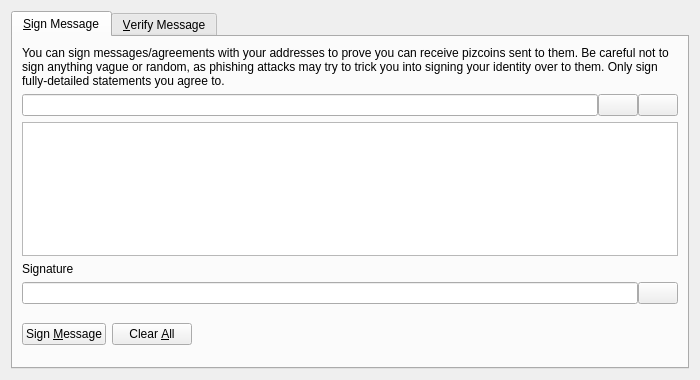
<?xml version="1.0" encoding="UTF-8"?>
<ui version="4.0">
 <class>SignVerifyMessageDialog</class>
 <widget class="QDialog" name="SignVerifyMessageDialog">
  <property name="geometry">
   <rect>
    <x>0</x>
    <y>0</y>
    <width>700</width>
    <height>380</height>
   </rect>
  </property>
  <property name="windowTitle">
   <string>Signatures - Sign / Verify a Message</string>
  </property>
  <property name="modal">
   <bool>true</bool>
  </property>
  <layout class="QVBoxLayout" name="verticalLayout">
   <item>
    <widget class="QTabWidget" name="tabWidget">
     <property name="currentIndex">
      <number>0</number>
     </property>
     <widget class="QWidget" name="tabSignMessage">
      <attribute name="title">
       <string>&amp;Sign Message</string>
      </attribute>
      <layout class="QVBoxLayout" name="verticalLayout_SM">
       <item>
        <widget class="QLabel" name="infoLabel_SM">
         <property name="text">
          <string>You can sign messages/agreements with your addresses to prove you can receive pizcoins sent to them. Be careful not to sign anything vague or random, as phishing attacks may try to trick you into signing your identity over to them. Only sign fully-detailed statements you agree to.</string>
         </property>
         <property name="textFormat">
          <enum>Qt::PlainText</enum>
         </property>
         <property name="wordWrap">
          <bool>true</bool>
         </property>
        </widget>
       </item>
       <item>
        <layout class="QHBoxLayout" name="horizontalLayout_1_SM">
         <property name="spacing">
          <number>0</number>
         </property>
         <item>
          <widget class="QValidatedLineEdit" name="addressIn_SM">
           <property name="toolTip">
            <string>The Pizcoin address to sign the message with</string>
           </property>
          </widget>
         </item>
         <item>
          <widget class="QPushButton" name="addressBookButton_SM">
           <property name="toolTip">
            <string>Choose previously used address</string>
           </property>
           <property name="text">
            <string/>
           </property>
           <property name="icon">
            <iconset resource="../pizcoin.qrc">
             <normaloff>:/icons/address-book</normaloff>:/icons/address-book</iconset>
           </property>
           <property name="shortcut">
            <string>Alt+A</string>
           </property>
           <property name="autoDefault">
            <bool>false</bool>
           </property>
          </widget>
         </item>
         <item>
          <widget class="QPushButton" name="pasteButton_SM">
           <property name="toolTip">
            <string>Paste address from clipboard</string>
           </property>
           <property name="text">
            <string/>
           </property>
           <property name="icon">
            <iconset resource="../pizcoin.qrc">
             <normaloff>:/icons/editpaste</normaloff>:/icons/editpaste</iconset>
           </property>
           <property name="shortcut">
            <string>Alt+P</string>
           </property>
           <property name="autoDefault">
            <bool>false</bool>
           </property>
          </widget>
         </item>
        </layout>
       </item>
       <item>
        <widget class="QPlainTextEdit" name="messageIn_SM">
         <property name="toolTip">
          <string>Enter the message you want to sign here</string>
         </property>
        </widget>
       </item>
       <item>
        <widget class="QLabel" name="signatureLabel_SM">
         <property name="text">
          <string>Signature</string>
         </property>
         <property name="textFormat">
          <enum>Qt::PlainText</enum>
         </property>
        </widget>
       </item>
       <item>
        <layout class="QHBoxLayout" name="horizontalLayout_2_SM">
         <property name="spacing">
          <number>0</number>
         </property>
         <item>
          <widget class="QLineEdit" name="signatureOut_SM">
           <property name="font">
            <font>
             <italic>true</italic>
            </font>
           </property>
           <property name="readOnly">
            <bool>true</bool>
           </property>
          </widget>
         </item>
         <item>
          <widget class="QPushButton" name="copySignatureButton_SM">
           <property name="toolTip">
            <string>Copy the current signature to the system clipboard</string>
           </property>
           <property name="text">
            <string/>
           </property>
           <property name="icon">
            <iconset resource="../pizcoin.qrc">
             <normaloff>:/icons/editcopy</normaloff>:/icons/editcopy</iconset>
           </property>
           <property name="autoDefault">
            <bool>false</bool>
           </property>
          </widget>
         </item>
        </layout>
       </item>
       <item>
        <layout class="QHBoxLayout" name="horizontalLayout_3_SM">
         <item>
          <widget class="QPushButton" name="signMessageButton_SM">
           <property name="toolTip">
            <string>Sign the message to prove you own this Pizcoin address</string>
           </property>
           <property name="text">
            <string>Sign &amp;Message</string>
           </property>
           <property name="icon">
            <iconset resource="../pizcoin.qrc">
             <normaloff>:/icons/edit</normaloff>:/icons/edit</iconset>
           </property>
           <property name="autoDefault">
            <bool>false</bool>
           </property>
          </widget>
         </item>
         <item>
          <widget class="QPushButton" name="clearButton_SM">
           <property name="toolTip">
            <string>Reset all sign message fields</string>
           </property>
           <property name="text">
            <string>Clear &amp;All</string>
           </property>
           <property name="icon">
            <iconset resource="../pizcoin.qrc">
             <normaloff>:/icons/remove</normaloff>:/icons/remove</iconset>
           </property>
           <property name="autoDefault">
            <bool>false</bool>
           </property>
          </widget>
         </item>
         <item>
          <spacer name="horizontalSpacer_1_SM">
           <property name="orientation">
            <enum>Qt::Horizontal</enum>
           </property>
           <property name="sizeHint" stdset="0">
            <size>
             <width>40</width>
             <height>48</height>
            </size>
           </property>
          </spacer>
         </item>
         <item>
          <widget class="QLabel" name="statusLabel_SM">
           <property name="font">
            <font>
             <weight>75</weight>
             <bold>true</bold>
            </font>
           </property>
           <property name="text">
            <string/>
           </property>
           <property name="wordWrap">
            <bool>true</bool>
           </property>
          </widget>
         </item>
         <item>
          <spacer name="horizontalSpacer_2_SM">
           <property name="orientation">
            <enum>Qt::Horizontal</enum>
           </property>
           <property name="sizeHint" stdset="0">
            <size>
             <width>40</width>
             <height>48</height>
            </size>
           </property>
          </spacer>
         </item>
        </layout>
       </item>
      </layout>
     </widget>
     <widget class="QWidget" name="tabVerifyMessage">
      <attribute name="title">
       <string>&amp;Verify Message</string>
      </attribute>
      <layout class="QVBoxLayout" name="verticalLayout_VM">
       <item>
        <widget class="QLabel" name="infoLabel_VM">
         <property name="text">
          <string>Enter the receiver's address, message (ensure you copy line breaks, spaces, tabs, etc. exactly) and signature below to verify the message. Be careful not to read more into the signature than what is in the signed message itself, to avoid being tricked by a man-in-the-middle attack. Note that this only proves the signing party receives with the address, it cannot prove sendership of any transaction!</string>
         </property>
         <property name="textFormat">
          <enum>Qt::PlainText</enum>
         </property>
         <property name="alignment">
          <set>Qt::AlignLeading|Qt::AlignLeft|Qt::AlignTop</set>
         </property>
         <property name="wordWrap">
          <bool>true</bool>
         </property>
        </widget>
       </item>
       <item>
        <layout class="QHBoxLayout" name="horizontalLayout_1_VM">
         <property name="spacing">
          <number>0</number>
         </property>
         <item>
          <widget class="QValidatedLineEdit" name="addressIn_VM">
           <property name="toolTip">
            <string>The Pizcoin address the message was signed with</string>
           </property>
          </widget>
         </item>
         <item>
          <widget class="QPushButton" name="addressBookButton_VM">
           <property name="toolTip">
            <string>Choose previously used address</string>
           </property>
           <property name="text">
            <string/>
           </property>
           <property name="icon">
            <iconset resource="../pizcoin.qrc">
             <normaloff>:/icons/address-book</normaloff>:/icons/address-book</iconset>
           </property>
           <property name="shortcut">
            <string>Alt+A</string>
           </property>
           <property name="autoDefault">
            <bool>false</bool>
           </property>
          </widget>
         </item>
        </layout>
       </item>
       <item>
        <widget class="QPlainTextEdit" name="messageIn_VM"/>
       </item>
       <item>
        <widget class="QValidatedLineEdit" name="signatureIn_VM"/>
       </item>
       <item>
        <layout class="QHBoxLayout" name="horizontalLayout_2_VM">
         <item>
          <widget class="QPushButton" name="verifyMessageButton_VM">
           <property name="toolTip">
            <string>Verify the message to ensure it was signed with the specified Pizcoin address</string>
           </property>
           <property name="text">
            <string>Verify &amp;Message</string>
           </property>
           <property name="icon">
            <iconset resource="../pizcoin.qrc">
             <normaloff>:/icons/transaction_0</normaloff>:/icons/transaction_0</iconset>
           </property>
           <property name="autoDefault">
            <bool>false</bool>
           </property>
          </widget>
         </item>
         <item>
          <widget class="QPushButton" name="clearButton_VM">
           <property name="toolTip">
            <string>Reset all verify message fields</string>
           </property>
           <property name="text">
            <string>Clear &amp;All</string>
           </property>
           <property name="icon">
            <iconset resource="../pizcoin.qrc">
             <normaloff>:/icons/remove</normaloff>:/icons/remove</iconset>
           </property>
           <property name="autoDefault">
            <bool>false</bool>
           </property>
          </widget>
         </item>
         <item>
          <spacer name="horizontalSpacer_1_VM">
           <property name="orientation">
            <enum>Qt::Horizontal</enum>
           </property>
           <property name="sizeHint" stdset="0">
            <size>
             <width>40</width>
             <height>48</height>
            </size>
           </property>
          </spacer>
         </item>
         <item>
          <widget class="QLabel" name="statusLabel_VM">
           <property name="font">
            <font>
             <weight>75</weight>
             <bold>true</bold>
            </font>
           </property>
           <property name="text">
            <string/>
           </property>
           <property name="wordWrap">
            <bool>true</bool>
           </property>
          </widget>
         </item>
         <item>
          <spacer name="horizontalSpacer_2_VM">
           <property name="orientation">
            <enum>Qt::Horizontal</enum>
           </property>
           <property name="sizeHint" stdset="0">
            <size>
             <width>40</width>
             <height>48</height>
            </size>
           </property>
          </spacer>
         </item>
        </layout>
       </item>
      </layout>
     </widget>
    </widget>
   </item>
  </layout>
 </widget>
 <customwidgets>
  <customwidget>
   <class>QValidatedLineEdit</class>
   <extends>QLineEdit</extends>
   <header>qt/qvalidatedlineedit.h</header>
  </customwidget>
 </customwidgets>
 <resources>
  <include location="../pizcoin.qrc"/>
 </resources>
 <connections/>
</ui>
